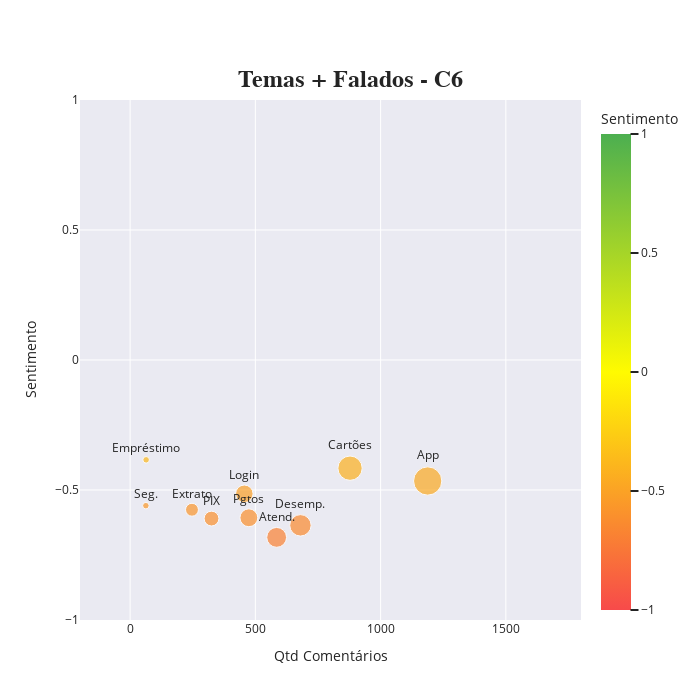

Source (notebook cell):
### Code cell
df_grafico = df_explodido[df_explodido["app"] == "C6"]

#Agrupamento por tema
df_tema = df_grafico.groupby('tema_manual').agg(
    volume=('tema_manual', 'count'),
    sentimento_medio=('sentimento_continuo', 'mean')
).reset_index()

# Normaliza o volume para tamanho dos pontos no gráfico
df_tema['tamanho'] = df_tema['volume'] * 20

fig = px.scatter(
    df_tema,
    x="volume",
    y="sentimento_medio",
    size="tamanho",
    color="sentimento_medio",
    text="tema_manual",
    color_continuous_scale= ["#F74A4A", '#FFFB00', '#4CAF50'],
    range_y=[-1, 1],
    range_x=[-200, 1800],
    title="<b>Temas + Falados - C6</b>"
)

# Ajustes visuais
fig.update_traces(textposition='top center')
fig.update_layout(
    width=700,
    height=700,
    xaxis_title="Qtd Comentários",
    yaxis_title="Sentimento",
    coloraxis_colorbar=dict(title="Sentimento"),
    coloraxis=dict(cmin=-1, cmax=1),
    template="seaborn",
    title={'font':{
            'size': 24,
            'family': 'Arial'},
        'x': 0.5,
        'xanchor': 'center',
        'y': 0.9,
    }
)

fig.show()

### Figure 1 — Plotly figure (JSON) as saved in the notebook; plotly's stock layout.template omitted (floating-point values rounded to 4 significant figures)
{"data": [{"hovertemplate": "volume=%{x}<br>sentimento_medio=%{marker.color}<br>tamanho=%{marker.size}<br>tema_manual=%{text}<extra></extra>", "legendgroup": "", "marker": {"color": [-0.4654, -0.6822, -0.4161, -0.6359, -0.3839, -0.576, -0.5146, -0.6099, -0.6068, -0.5603], "coloraxis": "coloraxis", "size": [23760, 11700, 17560, 13600, 1280, 4940, 9120, 6500, 9480, 1260], "sizemode": "area", "sizeref": 59.4, "symbol": "circle"}, "mode": "markers+text", "name": "", "orientation": "v", "showlegend": false, "text": ["App", "Atend.", "Cartões", "Desemp.", "Empréstimo", "Extrato", "Login", "PIX", "Pgtos", "Seg."], "textposition": "top center", "type": "scatter", "x": [1188, 585, 878, 680, 64, 247, 456, 325, 474, 63], "xaxis": "x", "y": [-0.4654, -0.6822, -0.4161, -0.6359, -0.3839, -0.576, -0.5146, -0.6099, -0.6068, -0.5603], "yaxis": "y"}], "layout": {"coloraxis": {"cmax": 1, "cmin": -1, "colorbar": {"title": {"text": "Sentimento"}}, "colorscale": [[0, "#F74A4A"], [0.5, "#FFFB00"], [1, "#4CAF50"]]}, "height": 700, "legend": {"itemsizing": "constant", "tracegroupgap": 0}, "title": {"font": {"family": "Arial", "size": 24}, "text": "<b>Temas + Falados - C6</b>", "x": 0.5, "xanchor": "center", "y": 0.9}, "width": 700, "xaxis": {"anchor": "y", "domain": [0, 1], "range": [-200, 1800], "title": {"text": "Qtd Comentários"}}, "yaxis": {"anchor": "x", "domain": [0, 1], "range": [-1, 1], "title": {"text": "Sentimento"}}}}
